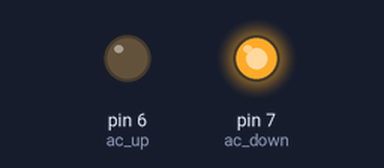
Simulated run of this sketch. Board: Arduino Uno, built with avr-gcc and run on an emulated ATmega328P. Parts: output pins drawn as LEDs (lit = HIGH).

Above: at 0.05 s.
Timing chart, 0 to 6.3 s (numbered marks = the images above):
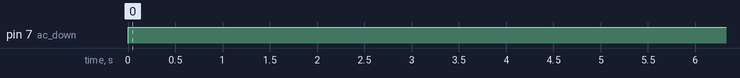

The sketch:

ac_down.ino
```cpp
#define ac_up 6
#define ac_down 7

void setup() {
  pinMode(ac_up, OUTPUT);
  pinMode(ac_down, OUTPUT);

}

void loop() {
  digitalWrite(ac_up, LOW);
  digitalWrite(ac_down, HIGH);
  delay(5500);
  digitalWrite(ac_up, LOW);
  digitalWrite(ac_down, LOW);
}
```

Measured:
- by itself, pin 7 (ac_down): LOW → HIGH at 0.00 s
